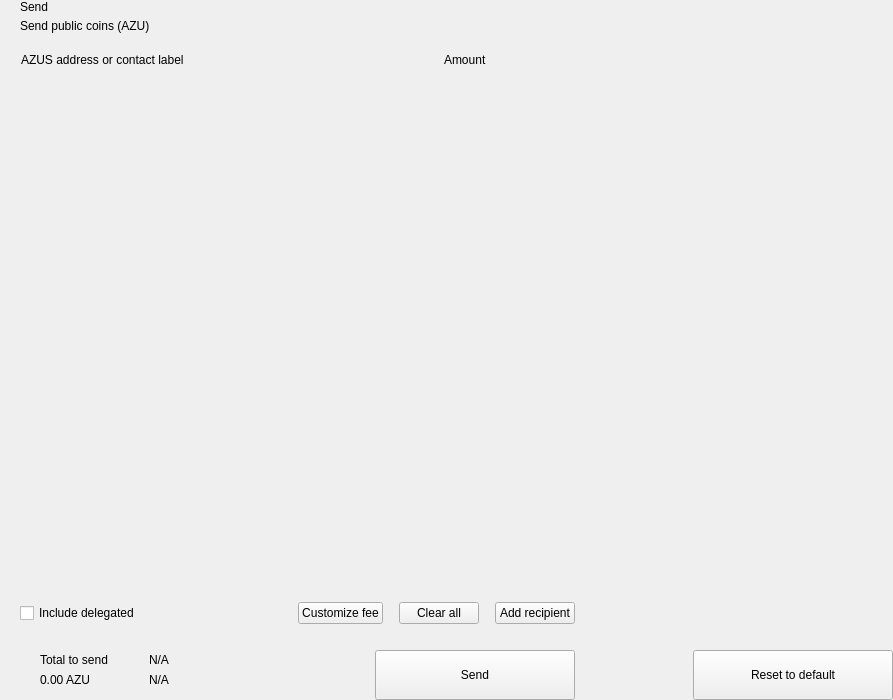
<?xml version="1.0" encoding="UTF-8"?>
<ui version="4.0">
 <class>send</class>
 <widget class="QWidget" name="send">
  <property name="geometry">
   <rect>
    <x>0</x>
    <y>0</y>
    <width>893</width>
    <height>700</height>
   </rect>
  </property>
  <property name="windowTitle">
   <string>Form</string>
  </property>
  <layout class="QHBoxLayout" name="horizontalLayout_2" stretch="2,1">
   <property name="spacing">
    <number>0</number>
   </property>
   <property name="leftMargin">
    <number>0</number>
   </property>
   <property name="topMargin">
    <number>0</number>
   </property>
   <property name="rightMargin">
    <number>0</number>
   </property>
   <property name="bottomMargin">
    <number>0</number>
   </property>
   <item>
    <widget class="QWidget" name="left" native="true">
     <layout class="QVBoxLayout" name="verticalLayout_3">
      <property name="spacing">
       <number>0</number>
      </property>
      <property name="leftMargin">
       <number>0</number>
      </property>
      <property name="topMargin">
       <number>0</number>
      </property>
      <property name="rightMargin">
       <number>0</number>
      </property>
      <property name="bottomMargin">
       <number>0</number>
      </property>
      <item>
       <layout class="QVBoxLayout" name="verticalLayout_22" stretch="0,0,0,1,0,0,0,0">
        <property name="spacing">
         <number>0</number>
        </property>
        <item>
         <layout class="QHBoxLayout" name="horizontalLayout_3">
          <property name="spacing">
           <number>0</number>
          </property>
          <property name="leftMargin">
           <number>20</number>
          </property>
          <property name="rightMargin">
           <number>20</number>
          </property>
          <item>
           <layout class="QVBoxLayout" name="verticalLayout">
            <property name="spacing">
             <number>5</number>
            </property>
            <item>
             <widget class="QLabel" name="labelTitle">
              <property name="text">
               <string>Send</string>
              </property>
              <property name="alignment">
               <set>Qt::AlignLeading|Qt::AlignLeft|Qt::AlignVCenter</set>
              </property>
             </widget>
            </item>
            <item>
             <widget class="QLabel" name="labelSubtitle1">
              <property name="text">
               <string>Send public coins (AZU)</string>
              </property>
             </widget>
            </item>
           </layout>
          </item>
          <item>
           <spacer name="horizontalSpacer">
            <property name="orientation">
             <enum>Qt::Horizontal</enum>
            </property>
            <property name="sizeHint" stdset="0">
             <size>
              <width>40</width>
              <height>20</height>
             </size>
            </property>
           </spacer>
          </item>
         </layout>
        </item>
        <item>
         <spacer name="verticalSpacer_2">
          <property name="orientation">
           <enum>Qt::Vertical</enum>
          </property>
          <property name="sizeType">
           <enum>QSizePolicy::Fixed</enum>
          </property>
          <property name="sizeHint" stdset="0">
           <size>
            <width>20</width>
            <height>20</height>
           </size>
          </property>
         </spacer>
        </item>
        <item>
         <layout class="QHBoxLayout" name="horizontalLayout" stretch="6,0,2">
          <property name="spacing">
           <number>0</number>
          </property>
          <property name="leftMargin">
           <number>10</number>
          </property>
          <property name="topMargin">
           <number>0</number>
          </property>
          <property name="rightMargin">
           <number>20</number>
          </property>
          <property name="bottomMargin">
           <number>0</number>
          </property>
          <item>
           <widget class="QLabel" name="labelSubtitleAddress">
            <property name="styleSheet">
             <string notr="true">margin-left:8px;</string>
            </property>
            <property name="text">
             <string>AZUS address or contact label</string>
            </property>
           </widget>
          </item>
          <item>
           <spacer name="horizontalSpacer_3">
            <property name="orientation">
             <enum>Qt::Horizontal</enum>
            </property>
            <property name="sizeType">
             <enum>QSizePolicy::Fixed</enum>
            </property>
            <property name="sizeHint" stdset="0">
             <size>
              <width>40</width>
              <height>1</height>
             </size>
            </property>
           </spacer>
          </item>
          <item>
           <widget class="QLabel" name="labelSubtitleAmount">
            <property name="text">
             <string>Amount</string>
            </property>
           </widget>
          </item>
         </layout>
        </item>
        <item>
         <widget class="QScrollArea" name="scrollArea">
          <property name="minimumSize">
           <size>
            <width>0</width>
            <height>350</height>
           </size>
          </property>
          <property name="styleSheet">
           <string notr="true">#scrollArea {
            background:transparent;
            margin-top:10px;
}</string>
          </property>
          <property name="horizontalScrollBarPolicy">
           <enum>Qt::ScrollBarAlwaysOff</enum>
          </property>
          <property name="sizeAdjustPolicy">
           <enum>QAbstractScrollArea::AdjustIgnored</enum>
          </property>
          <property name="widgetResizable">
           <bool>true</bool>
          </property>
          <property name="alignment">
           <set>Qt::AlignLeading|Qt::AlignLeft|Qt::AlignTop</set>
          </property>
          <widget class="QWidget" name="scrollAreaWidgetContents">
           <property name="geometry">
            <rect>
             <x>0</x>
             <y>0</y>
             <width>591</width>
             <height>16</height>
            </rect>
           </property>
           <property name="sizePolicy">
            <sizepolicy hsizetype="Preferred" vsizetype="Maximum">
             <horstretch>0</horstretch>
             <verstretch>0</verstretch>
            </sizepolicy>
           </property>
           <property name="autoFillBackground">
            <bool>false</bool>
           </property>
           <property name="styleSheet">
            <string notr="true">#scrollAreaWidgetContents {
             background:transparent;
             }</string>
           </property>
           <layout class="QVBoxLayout" name="verticalLayout_7">
            <property name="spacing">
             <number>0</number>
            </property>
            <property name="sizeConstraint">
             <enum>QLayout::SetDefaultConstraint</enum>
            </property>
            <property name="leftMargin">
             <number>0</number>
            </property>
            <property name="topMargin">
             <number>0</number>
            </property>
            <property name="rightMargin">
             <number>0</number>
            </property>
            <property name="bottomMargin">
             <number>0</number>
            </property>
           </layout>
          </widget>
         </widget>
        </item>
        <item>
         <spacer name="verticalSpacer_4">
          <property name="orientation">
           <enum>Qt::Vertical</enum>
          </property>
          <property name="sizeType">
           <enum>QSizePolicy::Fixed</enum>
          </property>
          <property name="sizeHint" stdset="0">
           <size>
            <width>20</width>
            <height>20</height>
           </size>
          </property>
         </spacer>
        </item>
        <item>
         <layout class="QHBoxLayout" name="horizontalLayout_20">
          <property name="spacing">
           <number>6</number>
          </property>
          <property name="leftMargin">
           <number>20</number>
          </property>
          <property name="rightMargin">
           <number>20</number>
          </property>
          <item>
           <widget class="QCheckBox" name="checkBoxDelegations">
            <property name="layoutDirection">
             <enum>Qt::LeftToRight</enum>
            </property>
            <property name="text">
             <string>Include delegated</string>
            </property>
           </widget>
          </item>
          <item>
           <spacer name="horizontalSpacer_4">
            <property name="orientation">
             <enum>Qt::Horizontal</enum>
            </property>
            <property name="sizeHint" stdset="0">
             <size>
              <width>10</width>
              <height>20</height>
             </size>
            </property>
           </spacer>
          </item>
          <item>
           <widget class="QPushButton" name="pushButtonFee">
            <property name="focusPolicy">
             <enum>Qt::NoFocus</enum>
            </property>
            <property name="text">
             <string>Customize fee</string>
            </property>
           </widget>
          </item>
          <item>
           <spacer name="horizontalSpacer_11">
            <property name="orientation">
             <enum>Qt::Horizontal</enum>
            </property>
            <property name="sizeType">
             <enum>QSizePolicy::Minimum</enum>
            </property>
            <property name="sizeHint" stdset="0">
             <size>
              <width>10</width>
              <height>20</height>
             </size>
            </property>
           </spacer>
          </item>
          <item>
           <widget class="QPushButton" name="pushButtonClear">
            <property name="focusPolicy">
             <enum>Qt::NoFocus</enum>
            </property>
            <property name="layoutDirection">
             <enum>Qt::RightToLeft</enum>
            </property>
            <property name="text">
             <string>Clear all</string>
            </property>
           </widget>
          </item>
          <item>
           <spacer name="horizontalSpacer_6">
            <property name="orientation">
             <enum>Qt::Horizontal</enum>
            </property>
            <property name="sizeType">
             <enum>QSizePolicy::Fixed</enum>
            </property>
            <property name="sizeHint" stdset="0">
             <size>
              <width>10</width>
              <height>20</height>
             </size>
            </property>
           </spacer>
          </item>
          <item>
           <widget class="QPushButton" name="pushButtonAddRecipient">
            <property name="focusPolicy">
             <enum>Qt::NoFocus</enum>
            </property>
            <property name="text">
             <string>Add recipient</string>
            </property>
           </widget>
          </item>
         </layout>
        </item>
        <item>
         <spacer name="verticalSpacer">
          <property name="orientation">
           <enum>Qt::Vertical</enum>
          </property>
          <property name="sizeType">
           <enum>QSizePolicy::Fixed</enum>
          </property>
          <property name="sizeHint" stdset="0">
           <size>
            <width>20</width>
            <height>16</height>
           </size>
          </property>
         </spacer>
        </item>
        <item>
         <layout class="QHBoxLayout" name="horizontalLayout_7">
          <property name="rightMargin">
           <number>20</number>
          </property>
          <item>
           <layout class="QHBoxLayout" name="horizontalLayout_10">
            <property name="spacing">
             <number>0</number>
            </property>
            <property name="leftMargin">
             <number>8</number>
            </property>
            <item>
             <widget class="QStackedWidget" name="stackedWidget">
              <property name="minimumSize">
               <size>
                <width>0</width>
                <height>60</height>
               </size>
              </property>
              <property name="maximumSize">
               <size>
                <width>16777215</width>
                <height>60</height>
               </size>
              </property>
              <widget class="QWidget" name="page1">
               <layout class="QVBoxLayout" name="verticalLayout_71" stretch="0">
                <property name="spacing">
                 <number>6</number>
                </property>
                <property name="leftMargin">
                 <number>12</number>
                </property>
                <property name="topMargin">
                 <number>0</number>
                </property>
                <property name="rightMargin">
                 <number>0</number>
                </property>
                <property name="bottomMargin">
                 <number>0</number>
                </property>
                <item>
                 <widget class="QWidget" name="coinWidget" native="true">
                  <property name="minimumSize">
                   <size>
                    <width>0</width>
                    <height>60</height>
                   </size>
                  </property>
                  <property name="maximumSize">
                   <size>
                    <width>16777215</width>
                    <height>60</height>
                   </size>
                  </property>
                  <layout class="QHBoxLayout" name="horizontalLayout_9">
                   <property name="spacing">
                    <number>0</number>
                   </property>
                   <property name="leftMargin">
                    <number>20</number>
                   </property>
                   <property name="topMargin">
                    <number>10</number>
                   </property>
                   <property name="rightMargin">
                    <number>20</number>
                   </property>
                   <property name="bottomMargin">
                    <number>10</number>
                   </property>
                   <item>
                    <layout class="QVBoxLayout" name="verticalSend">
                     <property name="spacing">
                      <number>0</number>
                     </property>
                     <item>
                      <widget class="QLabel" name="labelTitleTotalSend">
                       <property name="text">
                        <string>Total to send</string>
                       </property>
                      </widget>
                     </item>
                     <item>
                      <widget class="QLabel" name="labelAmountSend">
                       <property name="text">
                        <string notr="true">0.00 AZU</string>
                       </property>
                      </widget>
                     </item>
                    </layout>
                   </item>
                   <item>
                    <spacer name="horizontalSpacer_9">
                     <property name="orientation">
                      <enum>Qt::Horizontal</enum>
                     </property>
                     <property name="sizeType">
                      <enum>QSizePolicy::Fixed</enum>
                     </property>
                     <property name="sizeHint" stdset="0">
                      <size>
                       <width>20</width>
                       <height>20</height>
                      </size>
                     </property>
                    </spacer>
                   </item>
                   <item>
                    <widget class="QLabel" name="labelLine">
                     <property name="minimumSize">
                      <size>
                       <width>1</width>
                       <height>0</height>
                      </size>
                     </property>
                     <property name="maximumSize">
                      <size>
                       <width>1</width>
                       <height>16777215</height>
                      </size>
                     </property>
                     <property name="text">
                      <string/>
                     </property>
                    </widget>
                   </item>
                   <item>
                    <spacer name="horizontalSpacer_10">
                     <property name="orientation">
                      <enum>Qt::Horizontal</enum>
                     </property>
                     <property name="sizeType">
                      <enum>QSizePolicy::Fixed</enum>
                     </property>
                     <property name="sizeHint" stdset="0">
                      <size>
                       <width>20</width>
                       <height>20</height>
                      </size>
                     </property>
                    </spacer>
                   </item>
                   <item>
                    <layout class="QVBoxLayout" name="verticalRemaining">
                     <property name="spacing">
                      <number>0</number>
                     </property>
                     <item>
                      <widget class="QLabel" name="labelTitleTotalRemaining">
                       <property name="text">
                        <string notr="true">N/A</string>
                       </property>
                      </widget>
                     </item>
                     <item>
                      <widget class="QLabel" name="labelAmountRemaining">
                       <property name="text">
                        <string notr="true">N/A</string>
                       </property>
                      </widget>
                     </item>
                    </layout>
                   </item>
                  </layout>
                 </widget>
                </item>
               </layout>
              </widget>
              <widget class="QWidget" name="page_2"/>
             </widget>
            </item>
           </layout>
          </item>
          <item>
           <spacer name="horizontalSpacer_5">
            <property name="orientation">
             <enum>Qt::Horizontal</enum>
            </property>
            <property name="sizeType">
             <enum>QSizePolicy::Expanding</enum>
            </property>
            <property name="sizeHint" stdset="0">
             <size>
              <width>40</width>
              <height>20</height>
             </size>
            </property>
           </spacer>
          </item>
          <item alignment="Qt::AlignBottom">
           <widget class="QPushButton" name="pushButtonSave">
            <property name="minimumSize">
             <size>
              <width>200</width>
              <height>50</height>
             </size>
            </property>
            <property name="maximumSize">
             <size>
              <width>200</width>
              <height>50</height>
             </size>
            </property>
            <property name="focusPolicy">
             <enum>Qt::NoFocus</enum>
            </property>
            <property name="text">
             <string>Send</string>
            </property>
           </widget>
          </item>
         </layout>
        </item>
       </layout>
      </item>
     </layout>
    </widget>
   </item>
   <item>
    <widget class="QWidget" name="right" native="true">
     <layout class="QVBoxLayout" name="verticalLayout_5">
      <property name="leftMargin">
       <number>0</number>
      </property>
      <property name="topMargin">
       <number>0</number>
      </property>
      <property name="rightMargin">
       <number>0</number>
      </property>
      <property name="bottomMargin">
       <number>0</number>
      </property>
      <item>
       <layout class="QVBoxLayout" name="verticalLayout_4">
        <property name="spacing">
         <number>6</number>
        </property>
        <item>
         <widget class="OptionButton" name="btnCoinControl" native="true">
          <property name="minimumSize">
           <size>
            <width>0</width>
            <height>50</height>
           </size>
          </property>
         </widget>
        </item>
        <item>
         <widget class="OptionButton" name="btnChangeAddress" native="true">
          <property name="minimumSize">
           <size>
            <width>0</width>
            <height>50</height>
           </size>
          </property>
         </widget>
        </item>
        <item>
         <widget class="OptionButton" name="btnUri" native="true">
          <property name="minimumSize">
           <size>
            <width>0</width>
            <height>50</height>
           </size>
          </property>
         </widget>
        </item>
        <item>
         <spacer name="verticalSpacer_5">
          <property name="orientation">
           <enum>Qt::Vertical</enum>
          </property>
          <property name="sizeHint" stdset="0">
           <size>
            <width>20</width>
            <height>40</height>
           </size>
          </property>
         </spacer>
        </item>
        <item>
         <layout class="QHBoxLayout" name="horizontalLayout_8">
          <item>
           <spacer name="horizontalSpacer_7">
            <property name="orientation">
             <enum>Qt::Horizontal</enum>
            </property>
            <property name="sizeHint" stdset="0">
             <size>
              <width>40</width>
              <height>20</height>
             </size>
            </property>
           </spacer>
          </item>
          <item>
           <widget class="QPushButton" name="pushButtonReset">
            <property name="minimumSize">
             <size>
              <width>200</width>
              <height>50</height>
             </size>
            </property>
            <property name="maximumSize">
             <size>
              <width>200</width>
              <height>50</height>
             </size>
            </property>
            <property name="focusPolicy">
             <enum>Qt::NoFocus</enum>
            </property>
            <property name="text">
             <string>Reset to default</string>
            </property>
           </widget>
          </item>
         </layout>
        </item>
       </layout>
      </item>
     </layout>
    </widget>
   </item>
  </layout>
 </widget>
 <customwidgets>
  <customwidget>
   <class>OptionButton</class>
   <extends>QWidget</extends>
   <header>qt/azus/optionbutton.h</header>
   <container>1</container>
  </customwidget>
 </customwidgets>
 <resources/>
 <connections/>
</ui>
